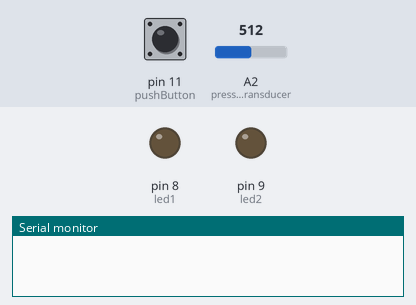
Bench run of a sketch on a simulated Arduino Uno, built with avr-gcc and run on an emulated ATmega328P. On the bench: output pins drawn as LEDs (lit = HIGH), the last lines printed to the serial monitor. The test bench sets the inputs (shaded band); at power-on: pin 11 (pushButton) HIGH, A2 (pressureTransducer) = 512.

Above: at 1.2 s.
1.3 s: pin 11 (pushButton) pulled LOW for 0.15 s
At 1.51 s:
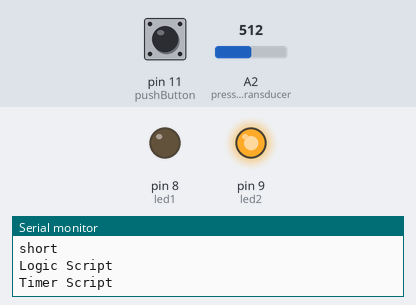
3.0 s: pin 11 (pushButton) pulled LOW for 3.2 s
At 7.2 s:
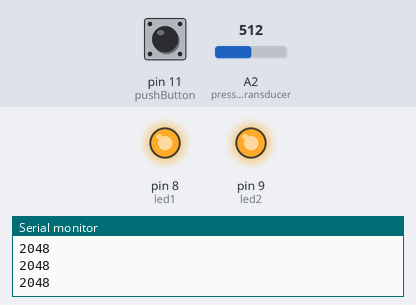
Timing chart, 0 to 8.7 s (numbered marks = the images above; inputs shaded):
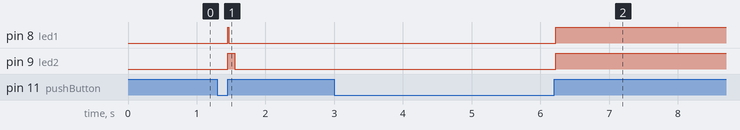

The sketch:

finalProject.ino
```cpp
// #include <Arduino.h>
#include <Adafruit_MCP4725.h>
#include <Wire.h>

Adafruit_MCP4725 dac;

//initialize digital pins
const byte led1 = 8;
const byte led2 = 9;
const byte pushButton = 11;

//initialize alanog pins
const byte pressureTransducer = A2;
const byte valve = 12;

//initialize required variables
int breathState;
int pressure;
int pressureVal;
float prev;
const long interval = 95;
unsigned long keyPrevMillis = 0;
const unsigned long keyIntervalMs = 25;
byte longKeyPressCountMax = 80; // 80*25=2000ms
byte longKeyPressCount = 0;
byte prevKeyState = HIGH;       // button is active low

//called when button is pressed for less than 2 seconds
void shortKeyPress() {
    Serial.println("short");
    digitalWrite(led2, HIGH);
    digitalWrite(valve, HIGH);
    logic();
}

//called when button is held for more than 2 seconds
void longKeyPress(){
    Serial.println("long");
    digitalWrite(led1, HIGH);
    digitalWrite(led2, HIGH);
    calibration();
}

//called when key goes from not pressed to pressed
void keyPress(){
    Serial.println("key press");
    longKeyPressCount = 0;
}

//called when key goes pressed to not pressed
void keyRelease() {
    Serial.println("key release");

    if(longKeyPressCount >= longKeyPressCountMax){
        longKeyPress();
    }
    else{
        shortKeyPress();
    }
}

void logic(){
    Serial.println("Logic Script");
    pressure = analogRead(pressureTransducer);
    while(pressure < 10){
        pressure = analogRead(pressureTransducer);
    }
    if(pressure >= 10) {
        digitalWrite(led1, HIGH);
        timer();
    }
}

void timer(){
    Serial.println("Timer Script");
    prev = millis();
    delay(10);
    digitalWrite(led1, LOW);

    while(millis() - prev <= interval){
        pressureVal = analogRead(pressureTransducer);
        dac.setVoltage(pressureVal, false)*4;
    }
    delay(5);
    digitalWrite(valve, LOW);
    digitalWrite(led2, LOW);
}

void calibration(){
    Serial.println("Calibration Script");
    digitalWrite(valve,HIGH);
    while(1){
        pressureVal = analogRead(pressureTransducer)*4;
        dac.setVoltage(pressureVal, false);
            delay(100);
            Serial.println(pressureVal);
    }
}

void setup(){
    //begin serialisation
    Serial.begin(115200);

    dac.begin(0x62);

    pinMode(pushButton, INPUT_PULLUP);
    pinMode(pressureTransducer, INPUT);
    pinMode(led1, OUTPUT);
    pinMode(led2, OUTPUT);

    digitalWrite(valve, LOW);
}

void loop(){
    delay(5);

    //key management section
    if(millis() - keyPrevMillis >= keyIntervalMs){
        keyPrevMillis = millis();

    byte currKeyState = digitalRead(pushButton);

    if((prevKeyState == HIGH) && (currKeyState == LOW)){
        keyPress();
    }
    else if((prevKeyState == LOW) && (currKeyState == HIGH)){
        keyRelease();
    }
    else if(currKeyState == LOW){
        longKeyPressCount++;
    }

    prevKeyState = currKeyState;
    digitalWrite(valve, LOW);
  }
}
```

Measured:
- after the input at 1.3 s, pin 8 (led1): LOW → HIGH after 0.15 s, → LOW 0.01 s later; pin 9 (led2): LOW → HIGH after 0.15 s, → LOW 0.10 s later
- after the input at 3.0 s, pin 8 (led1), pin 9 (led2): LOW → HIGH after 3.2 s
